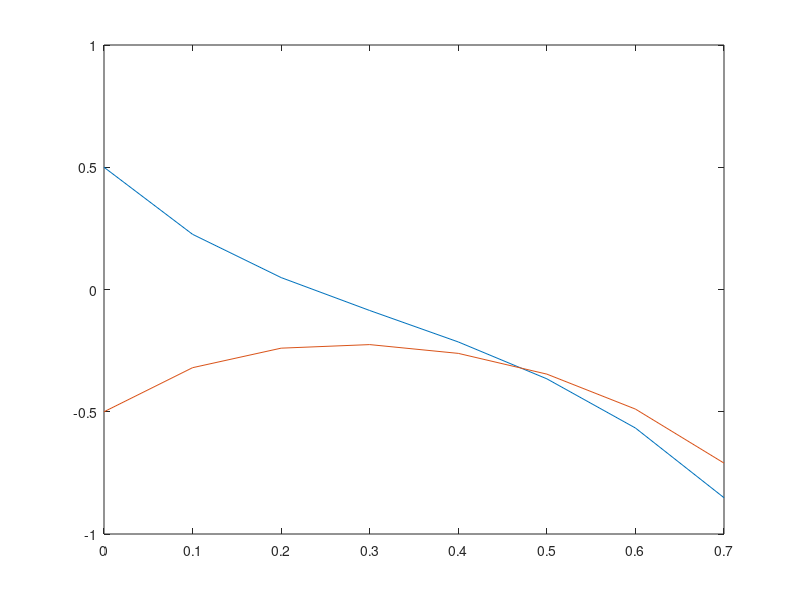

Reproduce this figure in MATLAB.
clc
clear
%%
h=0.1;
t0=0;
tF=0.7;
x0=0.5;
y0=-0.5;
t=t0:h:tF;
F=@(t,y)[-y(1)+6*y(2);-y(2)+4*y(1)];
y=zeros(2,length(t));

y(:,1)=[x0 ; y0];
for i=1:(length(t)-1)
    kx1=F(t(i),y(:,i));
    kx2=F(t(i)+0.5*h,y(:,i)+0.5*h*kx1);
    kx3=F(t(i)+0.5*h,y(:,i)+0.5*h*kx2);
    kx4=F(t(i)+h,y(:,i)+kx3*h);
    y(:,i+1)=y(:,i)+(kx1+2*kx2+2*kx3+kx4)*h/6;
end
figure(1)
plot(t,y)